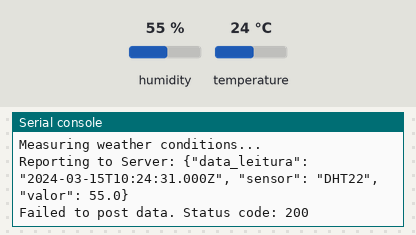
A program run on a simulated MicroPython board. Shown: the last lines printed to the serial console. The test bench sets the inputs (shaded band); at power-on: humidity 55 %, temperature 24 °C. WiFi joins after 1.5 s; the clock reads 2024-03-15 10:24:30 at power-on unless the program sets it; web requests get an empty 200 reply after 0.4 s.

Above: at 2.7 s.
2.8 s: humidity set to 22 %
At 7.27 s:
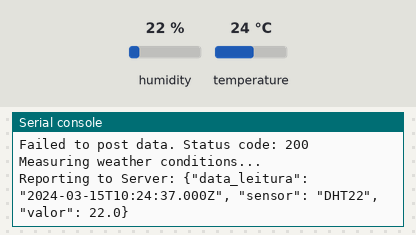
8.6 s: humidity set to 40 %
At 18.2 s:
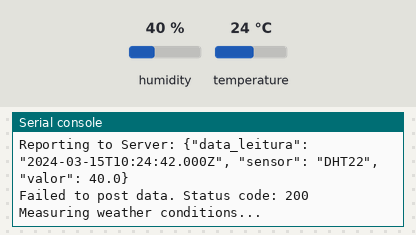

Measured:
- after the input at 2.8 s, the serial console: prints a new line after 4.2 s (image 1)
- after the input at 8.6 s, the serial console: prints a new line after 3.8 s (image 2)

The program:

wokwi_teste.py
```python
import network
import time
from machine import Pin
import dht
import urequests
import ntptime

def connect_to_wifi():
    print("Connecting to WiFi", end="\n")
    sta_if = network.WLAN(network.STA_IF)
    sta_if.active(True)
    sta_if.connect('Wokwi-GUEST', '')  # Replace with your WiFi SSID
    while not sta_if.isconnected():
        print(".", end="")
        time.sleep(0.1)
    print("\nConnected to WiFi:", sta_if.isconnected(), "IP Address:", sta_if.ifconfig()[0])

def get_current_time_iso():
    tm = time.localtime()
    year, month, day, hour, minute, second, weekday, yearday = tm
    return "{:04d}-{:02d}-{:02d}T{:02d}:{:02d}:{:02d}.000Z".format(year, month, day, hour, minute, second)

connect_to_wifi()
ntptime.settime()  # Synchronize the clock with NTP
sensor = dht.DHT22(Pin(15))

api_url = "https://g12bbd4aea16cc4-orcl1.adb.ca-toronto-1.oraclecloudapps.com/ords/fiap/leituras/"
prev_value = ""

while True:
    print("Measuring weather conditions... ", end="\n")
    sensor.measure()
    humidity = sensor.humidity()
    dt = get_current_time_iso()
    if humidity != prev_value:
        message = f'{{"data_leitura": "{dt}", "sensor": "DHT22", "valor": {humidity}}}'
        print("Reporting to Server:", message)
        headers = {"Content-Type": "application/json"}
        try:
            response = urequests.post(api_url, headers=headers, data=message)
            if response.status_code == 201:
                response_json = response.json()
                print("Created ID:", response_json.get("id"))
                print("Data successfully posted to the server!")
            else:
                print("Failed to post data. Status code:", response.status_code)
            response.close()
        except Exception as e:
            print("Error:", e)
        prev_value = humidity
    time.sleep(5)
```
